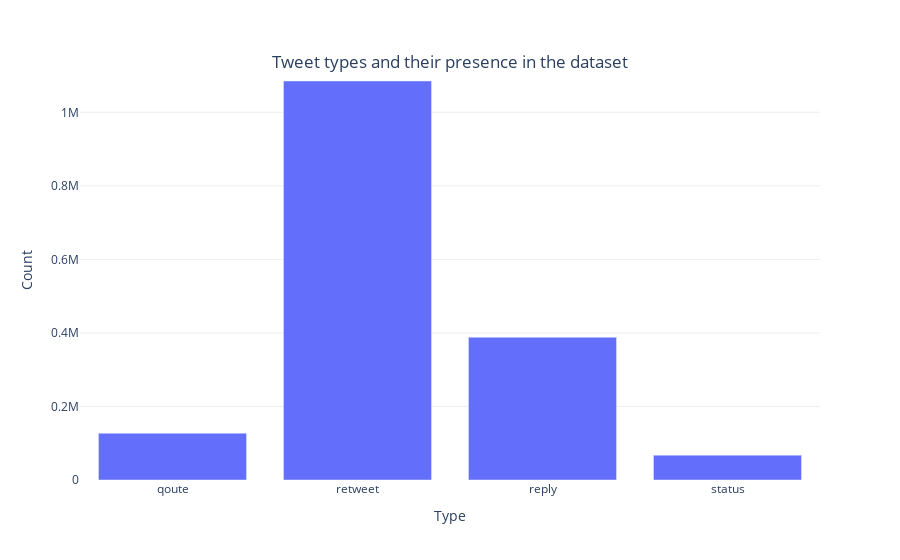

The cell this chart's notebook holds for it:
### Code cell
#visualize the tweet types
fig = px.bar(tweet_types[:-1], x='type', y='count')
fig.update_layout(plot_bgcolor="white", 
                  title={
                    'text': "Tweet types and their presence in the dataset", 
                    'y':0.9,
                    'x':0.5,
                    'xanchor': 'center',
                    'yanchor': 'top'},
                  )

fig.update_yaxes(showgrid=True, gridwidth=1, gridcolor='#efefef', zeroline=True, title='Count')
fig.update_xaxes(title='Type')
fig.show()

### Figure 1 — Plotly figure (JSON) as saved in the notebook; plotly's stock layout.template omitted (floating-point values rounded to 4 significant figures)
{"data": [{"alignmentgroup": "True", "hovertemplate": "type=%{x}<br>count=%{y}<extra></extra>", "legendgroup": "", "marker": {"color": "#636efa", "pattern": {"shape": ""}}, "name": "", "offsetgroup": "", "orientation": "v", "showlegend": false, "textposition": "auto", "type": "bar", "x": ["qoute", "retweet", "reply", "status"], "xaxis": "x", "y": [127114, 1085166, 387994, 67435], "yaxis": "y"}], "layout": {"barmode": "relative", "legend": {"tracegroupgap": 0}, "margin": {"t": 60}, "plot_bgcolor": "white", "title": {"text": "Tweet types and their presence in the dataset", "x": 0.5, "xanchor": "center", "y": 0.9, "yanchor": "top"}, "xaxis": {"anchor": "y", "domain": [0, 1], "title": {"text": "Type"}}, "yaxis": {"anchor": "x", "domain": [0, 1], "gridcolor": "#efefef", "gridwidth": 1, "showgrid": true, "title": {"text": "Count"}, "zeroline": true}}}
